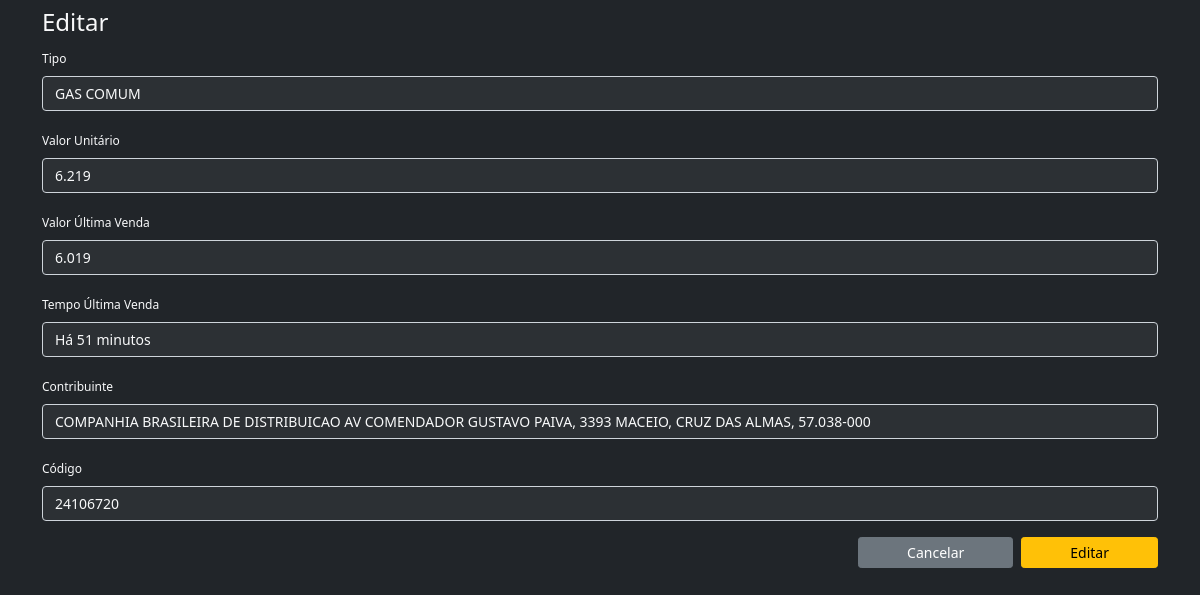
Page /edit/1/?previous_link=/ on the committed database.
### gasolina_comum/models.py (models this page shows, shortened)
class GasolinaComum(models.Model):
    tipo = models.CharField(max_length=100)
    valor_unitario = models.DecimalField(max_digits=5, decimal_places=3)
    valor_ultima_venda = models.DecimalField(max_digits=5, decimal_places=3)
    tempo_ultima_venda = models.CharField(max_length=50)
    contribuinte = models.CharField(max_length=200)
    codigo = models.PositiveIntegerField()
    raspagem = models.BooleanField(default=False)
    class Meta:
        verbose_name_plural = 'Gasolina Comum'

### gasolina_comum/views.py (the view)
# urls.py: path('edit/<int:pk>/', views.edit, name='edit'),
def edit(request, pk):
    previous_link = request.GET.get('previous_link', '/')
    item = get_object_or_404(models.GasolinaComum, pk=pk)
    if request.method == 'GET':
        edit_form = forms.GasolinaComumForm(instance=item)
        context = {
            'edit_form': edit_form,
            'previous_link_value': previous_link,
        }
        return render(request, 'gasolina_comum/edit.html', context)
    elif request.method == 'POST':
        edit_form = forms.GasolinaComumForm(request.POST, instance=item)
        if edit_form.is_valid():
            edit_form.save()
        return redirect(previous_link)

### gasolina_comum/forms.py
class GasolinaComumForm(forms.ModelForm):
    class Meta:
        model = models.GasolinaComum
        exclude = ('raspagem',)
        widgets = {
            'tipo': forms.TextInput(attrs={'type': 'text', 'class': 'form-control text-light font-size-md custom-input', 'id': 'tipo-input'}),
            'valor_unitario': forms.TextInput(attrs={'type': 'number', 'class': 'form-control text-light font-size-md custom-input', 'id': 'valor-unitario-input', 'step': '0.001'}),
            'valor_ultima_venda': forms.TextInput(attrs={'type': 'number', 'class': 'form-control text-light font-size-md custom-input', 'id': 'valor-ultima-venda-input', 'step': '0.001'}),
            'tempo_ultima_venda': forms.TextInput(attrs={'type': 'text', 'class': 'form-control text-light font-size-md custom-input', 'id': 'tempo-ultima-venda-input'}),
            'contribuinte': forms.TextInput(attrs={'type': 'text', 'class': 'form-control text-light font-size-md custom-input', 'id': 'contribuinte-input'}),
            'codigo': forms.TextInput(attrs={'type': 'number', 'class': 'form-control text-light font-size-md custom-input', 'id': 'codigo-input'}),
        }

### gasolina_comum/templates/gasolina_comum/edit.html (shortened to what this page needs)
{% extends 'gasolina_comum/base.html' %}
{% block content %}
<section>
    <div class="container d-flex justify-content-between aling-items-center mt-2">
        <h4 class="text-light">Editar</h4>
    </div>
</section>
<section>
    <div class="container">
        <form method="POST">
            <div class="mb-3">
                <label for="tipo-input" class="form-label text-light font-size-sm">Tipo</label>
                {{ edit_form.tipo }}
            </div>
            <div class="mb-3">
                <label for="valor-unitario-input" class="form-label text-light font-size-sm">Valor Unitário</label>
                {{ edit_form.valor_unitario }}
            </div>
            <div class="mb-3">
                <label for="valor-ultima-venda-input" class="form-label text-light font-size-sm">Valor Última Venda</label>
                {{ edit_form.valor_ultima_venda }}
            </div>
            <div class="mb-3">
                <label for="tempo-ultima-venda-input" class="form-label text-light font-size-sm">Tempo Última Venda</label>
                {{ edit_form.tempo_ultima_venda }}
            </div>
            <div class="mb-3">
                <label for="contribuinte-input" class="form-label text-light font-size-sm">Contribuinte</label>
                {{ edit_form.contribuinte }}
            </div>
            <div class="mb-3">
                <label for="codigo-input" class="form-label text-light font-size-sm">Código</label>
                {{ edit_form.codigo }}
            </div>
            <div class="d-flex justify-content-end align-items-center">
                <a href="{{ previous_link_value }}">
                    <button type="button" class="btn btn-secondary btn-sm px-5 me-2 shadow-none">Cancelar</button>
                </a>
                <button type="submit" class="btn btn-warning btn-sm px-5 shadow-none">Editar</button>
            </div>
        </form>
    </div>
</section>
{% endblock %}

### gasolina_comum/static/gasolina_comum/css/styles.css (style rules this page uses)
.font-size-sm { font-size: 12px; }
.font-size-md { font-size: 14px; }
.custom-input { background-color: rgb(44, 48, 52); }

### rows in the picture
GasolinaComum: tipo "GAS COMUM", valor_unitario "6.219", valor_ultima_venda "6.019", tempo_ultima_venda "Há 51 minutos", contribuinte "COMPANHIA BRASILEIRA DE DISTRIBUICAO AV COMENDADOR GUSTAVO PAIVA, 3393 MACEIO, CRUZ DAS ALMAS, 57.038-000", codigo "24106720"
